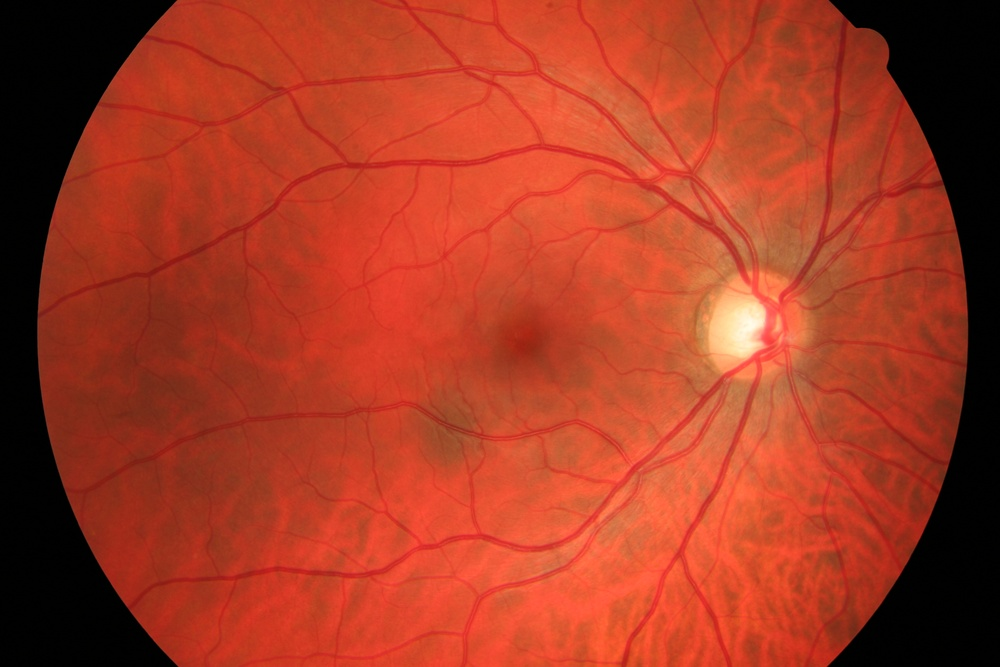
#> input picture data/images/01_h.jpg, 1000 x 667 px, shrunk from 3504 x 2336 before the run
$ python create_ai_classifier.py
#> lines starting #> are read from the running program, lines starting #| are printed output that depends on the picture; long printed decimals are rounded
### ai_detector.py
from scipy.stats import moment
import cv2
from skimage import img_as_float
from sklearn.model_selection import cross_val_score, cross_val_predict, KFold
from sklearn.tree import DecisionTreeClassifier
import pickle
from os.path import exists
import numpy as np
from skimage import io
from extract_features import extract_features as extract_features1
import functools
import operator
from skimage.filters import median, sobel, unsharp_mask
from scipy.sparse import coo_matrix
from sklearn.utils import resample
import random

class AiDetector:
    def __init__(self):
        self.classifier_file_path = 'classifier.sav'
        self.classifier = None
        self.image = None
        self.expert_mask = None
        self.step = 1
        self.image_path = None
        self.manual_path = None
        self.mask_path = None
        self.result_img = None

    # [51 lines left out: functions load, run, stats, not called in this run]

    def flatten(self, arr):
        return functools.reduce(operator.iconcat, arr, [])

    # [4 lines left out: function hu_moments, not called in this run]

    def extract_features(self, image, cache=False, image_path=None):
        print('extract_features...')
        if cache and exists(f'{image_path.split("/")[-1]}_features.sav'):
            return self.load_object(f'{image_path.split("/")[-1]}_features.sav')
        features_list = extract_features1(image, self.step)
        if cache:
            self.cache_object(features_list, f'{image_path.split("/")[-1]}_features.sav')
        return features_list

    def get_labels(self, image):
        label = []
        rows = range(image.shape[0] // self.step)
        for i in rows:
            cols = range(image.shape[1] // self.step)
            for j in cols:
                label.append(image[i * self.step, j * self.step])
        return label

    # [22 lines left out: functions predict_image, masking, calc_contrast, not called in this run]

    def contrast_image(self, img, low, high):
        res = [[self.calc_contrast(x, low, high) for x in y] for y in img]
        return np.array(res)

    # [9 lines left out: functions increase_contrast, detect_edges, not called in this run]

    def preprocess_image(self, image):
        image = median(image)
        image = unsharp_mask(image, radius=10, amount=2)
        image = median(image)
        return image

    def downsample(self, x, y):
        x = np.array(x)
        y = np.array(y)

        minority_x = x[y == 1]
        minority_y = y[y == 1]
        majority_x = x[y == 0]
        majority_y = y[y == 0]

        randomlist = random.sample(range(0, len(majority_y)), len(majority_y) - len(minority_y))

        majority_x = np.delete(majority_x, randomlist, 0)
        majority_y = np.delete(majority_y, randomlist, 0)

        x = np.concatenate((majority_x, minority_x), axis=0)
        y = np.concatenate((majority_y, minority_y), axis=0)
        return x, y

    def create_classifier(self):
        print('create_classifier...')
        self.step = 5
        list_img = ['data/images/01_h.jpg', 'data/manual/01_h.tif']
        list_img1 = ['data/images/03_h.jpg', 'data/manual/03_h.tif']
        list_img2 = ['data/images/04_h.jpg', 'data/manual/04_h.tif']

        x = []
        y = []
        for i in [list_img, list_img1, list_img2]:
            print(str(i))

            image = img_as_float(cv2.imread(i[0])[:,:,1])
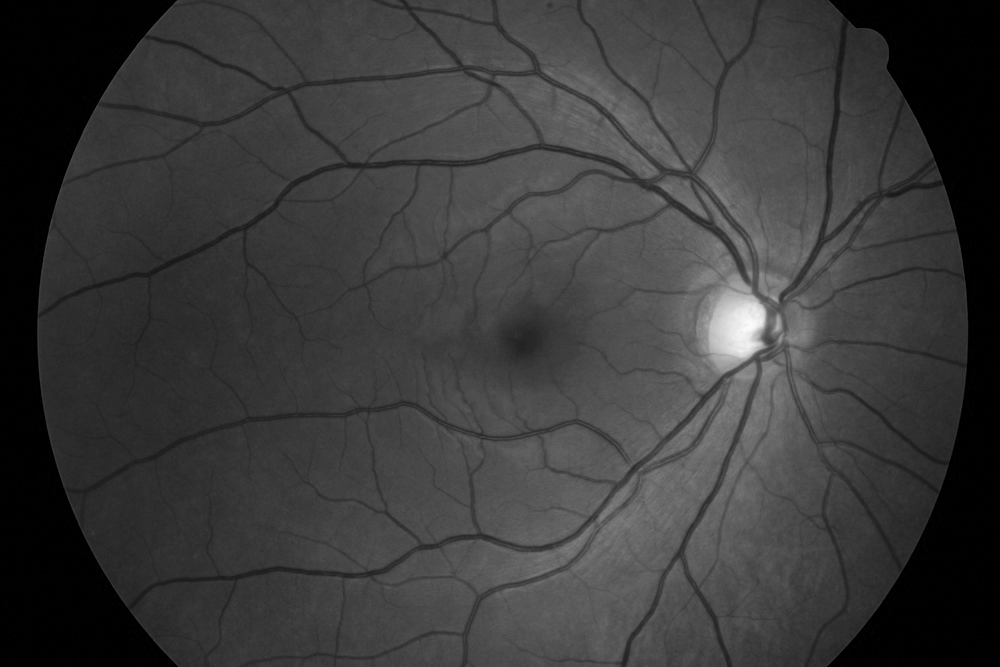
#> image: shape (667, 1000) float64; min 0, max 0.988, mean 0.228
            image = self.preprocess_image(image)
#> in preprocess_image, `image = unsharp_mask(image, radius=10, amount=2)`:
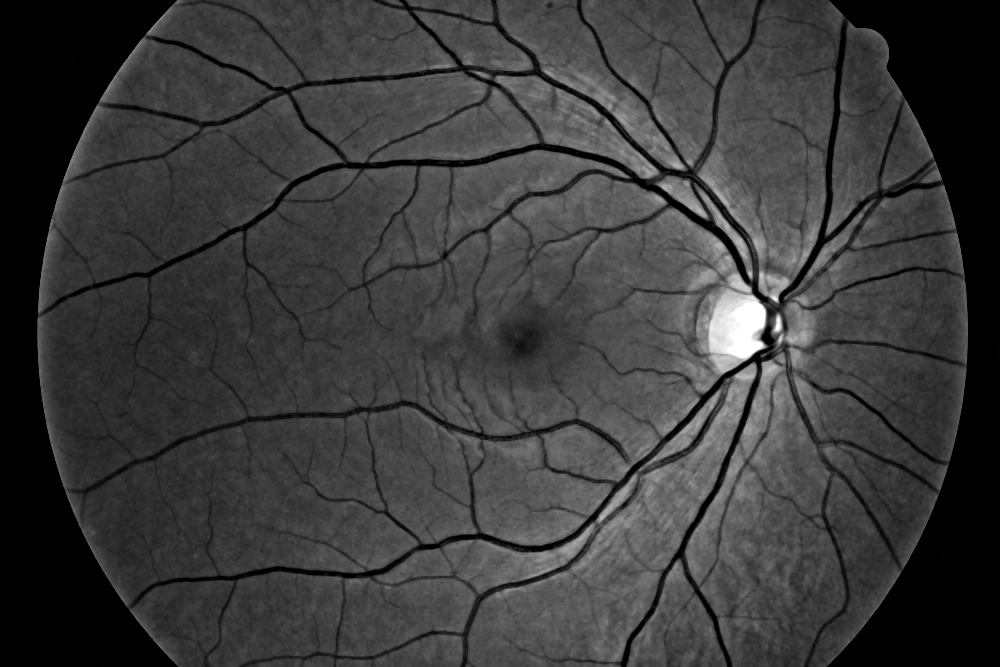
#> image: shape (667, 1000) float64; min 0, max 1, mean 0.231
            expert_mask = img_as_float(cv2.imread(i[1], cv2.IMREAD_GRAYSCALE))
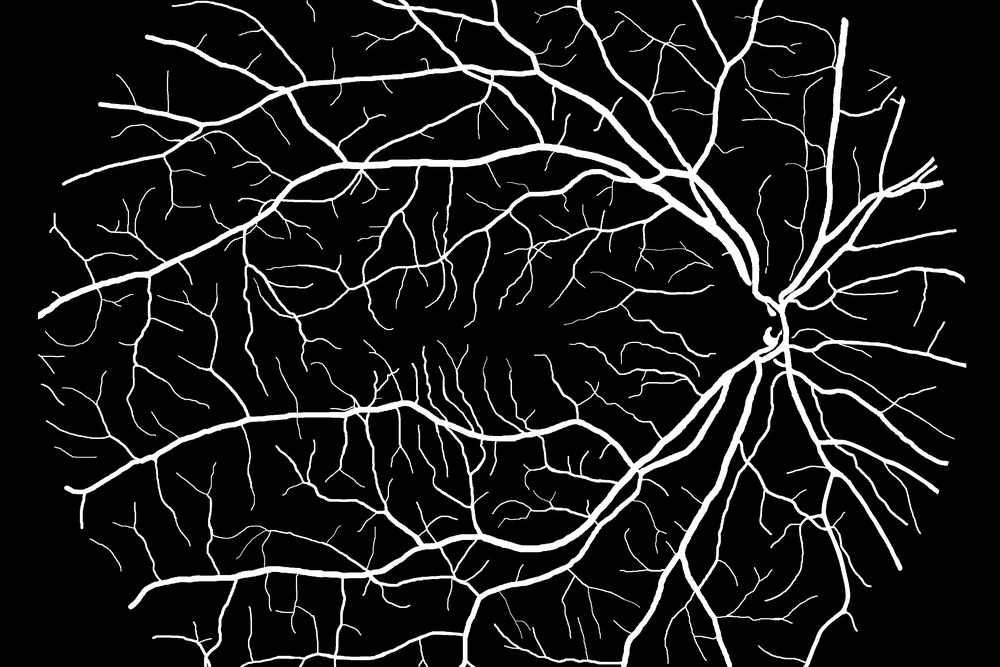
#> input picture data/manual/01_h.tif, 1000 x 667 px, shrunk from 3504 x 2336 before the run
#> expert_mask: shape (667, 1000) float64; min 0, max 1, mean 0.103
            x += self.extract_features(image, cache=False, image_path=i[0])
#> in extract_features, `data = list(zip([image] * len(rows), rows, [step] * len(rows)))`: data = 133 items
#> the loop in extract_features, `for feature in features:` made 133 passes
#> after the loop in extract_features, `for feature in features:`: result = 26600 items
#> x = 26600 items
            y += self.get_labels(expert_mask)
#> y = 26600 items
#> pass 2 of the loop in create_classifier, `for i in [list_img, list_img1, list_img2]:`:
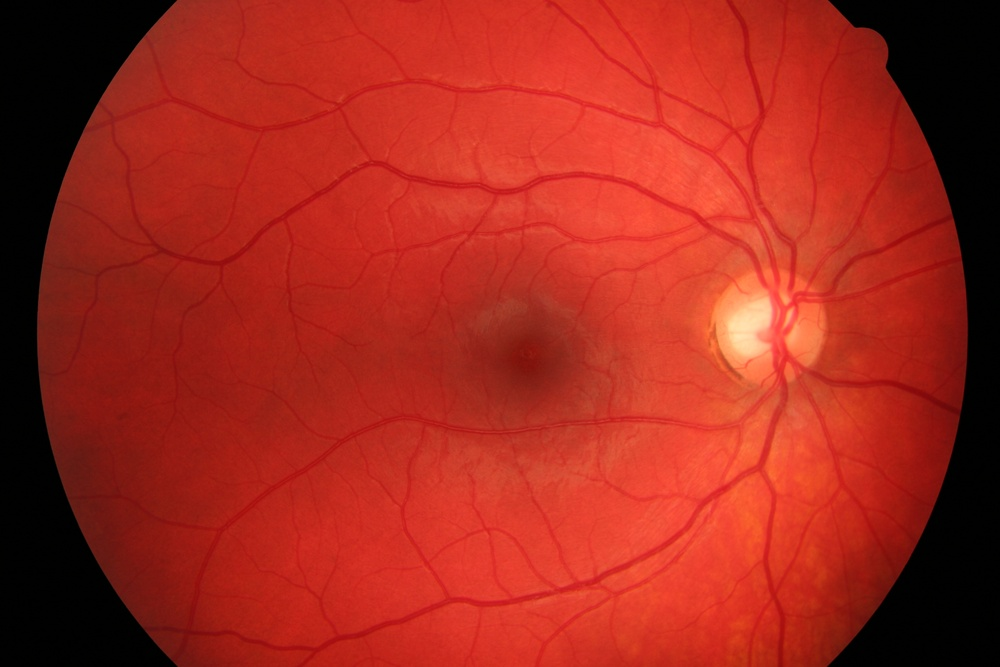
#> input picture data/images/03_h.jpg, 1000 x 667 px, shrunk from 3504 x 2336 before the run
#> in preprocess_image (call 2), `image = unsharp_mask(image, radius=10, amount=2)`:
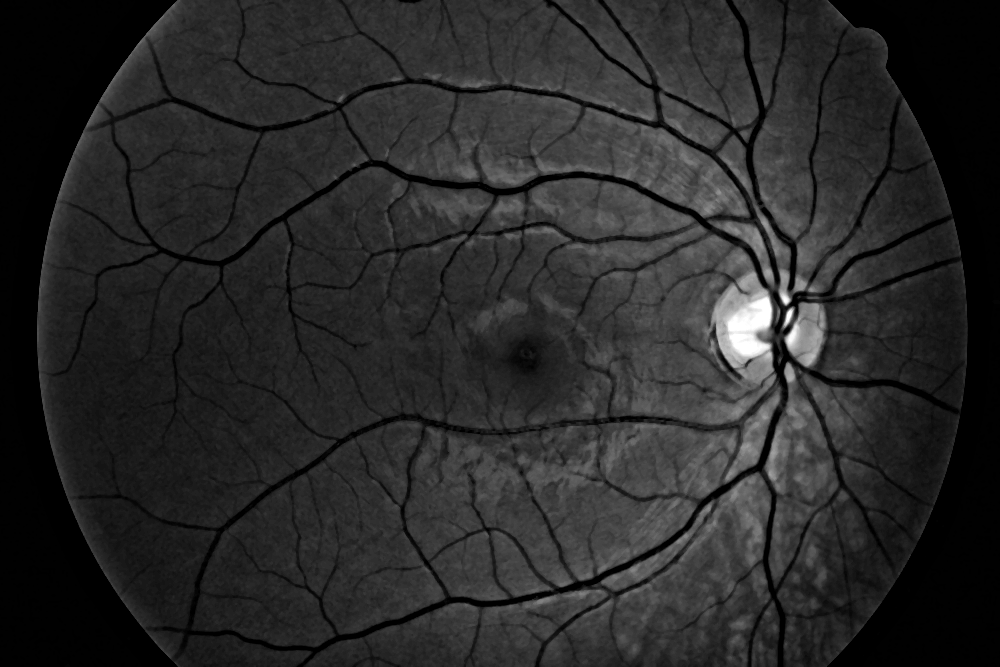
#> image: shape (667, 1000) float64; min 0, max 1, mean 0.16
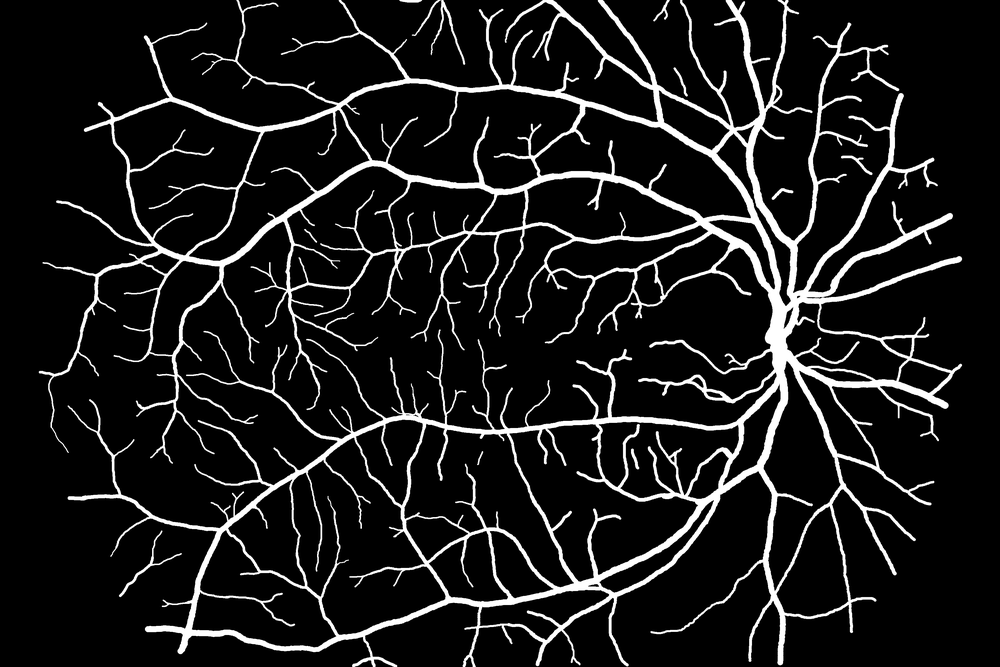
#> input picture data/manual/03_h.tif, 1000 x 667 px, shrunk from 3504 x 2336 before the run
#> the loop in extract_features (call 2), `for feature in features:` made 133 passes
#> x = 53200 items
#> pass 3 of the loop in create_classifier, `for i in [list_img, list_img1, list_img2]:`:
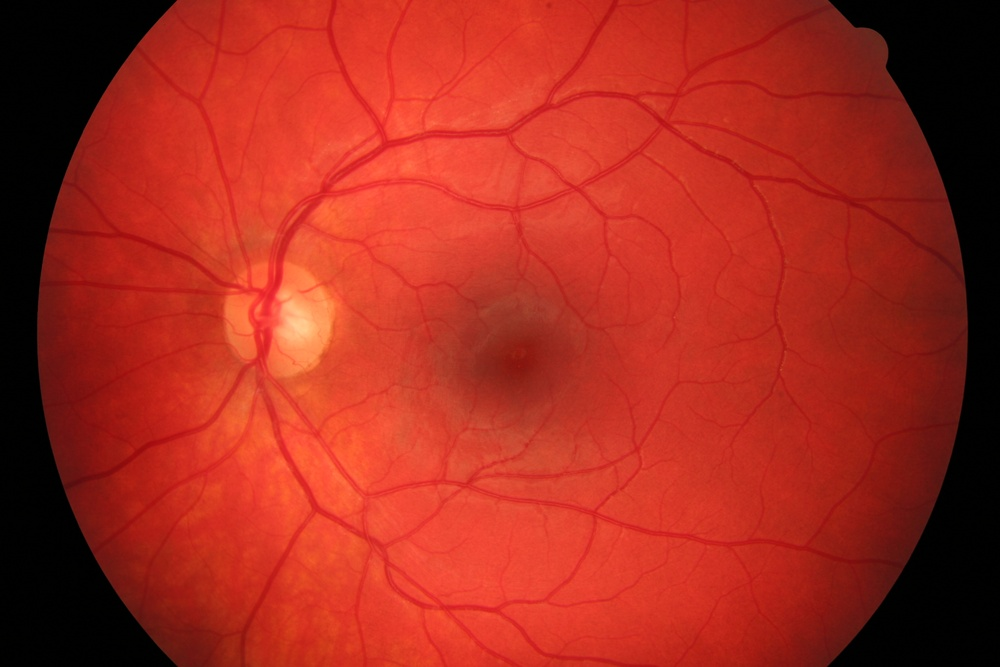
#> input picture data/images/04_h.jpg, 1000 x 667 px, shrunk from 3504 x 2336 before the run
#> in preprocess_image (call 3), `image = unsharp_mask(image, radius=10, amount=2)`:
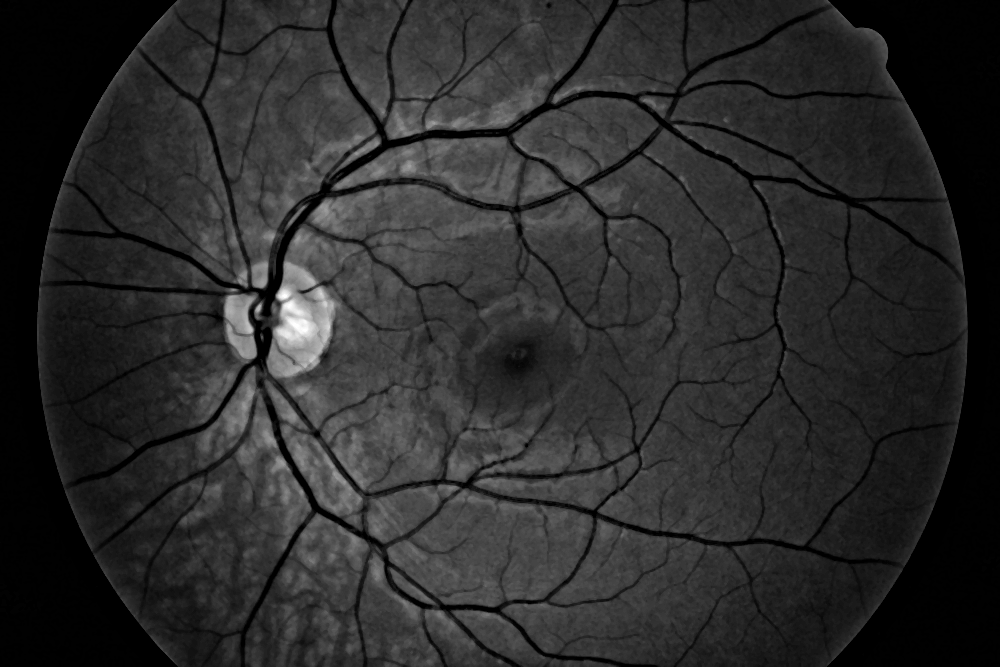
#> image: shape (667, 1000) float64; min 0, max 1, mean 0.17
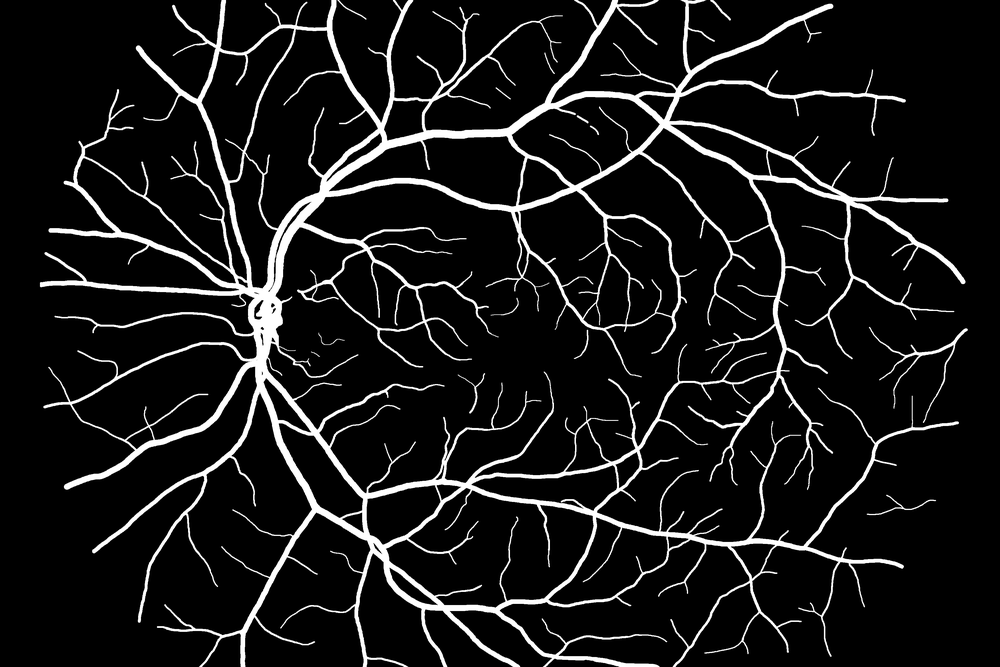
#> input picture data/manual/04_h.tif, 1000 x 667 px, shrunk from 3504 x 2336 before the run
#> x = 79800 items

        x, y = self.downsample(x, y)
#> in downsample, `minority_y = y[y == 1]`: minority_y = 3276 values from 1 to 1
#> in downsample, `randomlist = random.sample(range(0, len(majority_y)), len(majority_y) ..`: randomlist = 60739 items
#> in downsample, `majority_y = np.delete(majority_y, randomlist, 0)`: majority_y = 3276 values from 0 to 0
#> in downsample, `y = np.concatenate((majority_y, minority_y), axis=0)`: y = 6552 values from 0 to 1
#> y = 6552 values from 0 to 1

        kfold = KFold(n_splits=5, shuffle=True, random_state=1)

        x_train = []
        y_train = []
        x_test = []
        y_test = []
        for train_index, test_index in kfold.split(x):
            for i in train_index:
                x_train.append(x[i])
                y_train.append(y[i])
            for h in test_index:
                x_test.append(x[h])
                y_test.append(y[h])
#> this loop made 5 passes
#> after the loop, x_test = 6552 items; x_train = 26208 items; y_test = 6552 values, max 1 at index 660, min 0 at index 0, mean 0.5; y_train = 26208 items

        self.classifier = DecisionTreeClassifier(criterion="entropy")
        self.classifier = self.classifier.fit(x_train, y_train)

        print("score ", self.classifier.score(x_test, y_test))
#| score  0.9963
        print('completed')

    # [4 lines left out: function load_classifier, not called in this run]

    def save_classifier(self):
        print('save_classifier...')
        self.cache_object(self.classifier, self.classifier_file_path)
        print('completed')

    def cache_object(self, object, name):
        pickle.dump(object, open(name, 'wb'))

    # [8 lines left out: function load_object, not called in this run]

### extract_features.py
from multiprocessing import Pool
import tqdm
import cv2
import pickle
import numpy as np
import functools
import operator


def cache_object(object, name):
    pickle.dump(object, open(name, 'wb'))

def flatten(arr):
    return functools.reduce(operator.iconcat, arr, [])

def hu_moments(data):
    moments = cv2.moments(np.vectorize(float)(data))
    hu_moments = cv2.HuMoments(moments)
    return flatten(hu_moments)

def extract_features_row(data):
    image, i, step = data

    row_features = []

    cols = range(image.shape[1] // step)
    for j in cols:
        part_img = image[max(0, i * step - 2): i * step + 3,
                   max(0, j * step - 2): j * step + 3].flatten()
        features = []
        features.extend(hu_moments(part_img))
        features.extend(part_img)
        if len(part_img) < 25:
            features.extend([0] * (25 - len(part_img)))
        row_features.append(features)
    return row_features


def extract_features(image, step):
    rows = list(range(image.shape[0] // step))
    # random.shuffle(rows)

    data = list(zip([image] * len(rows), rows, [step] * len(rows)))
    with Pool(8) as p:
        features = list(tqdm.tqdm(p.imap(extract_features_row, data), total=len(data)))
    result = []
    for feature in features:
        result.extend(feature)
    return result

### create_ai_classifier.py
from ai_detector import AiDetector

if __name__ == '__main__':
    detector = AiDetector()

    detector.create_classifier()
    detector.save_classifier()
